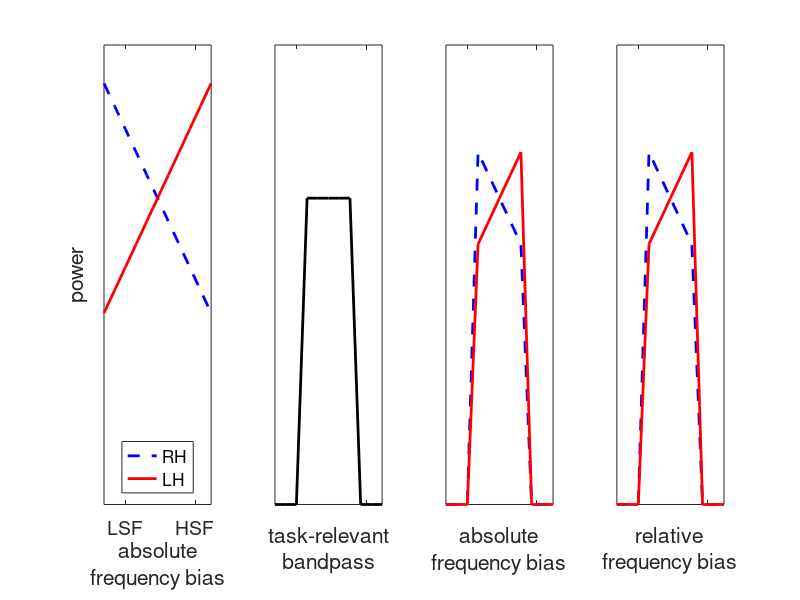

MATLAB code to generate this figure:
% Dummy plot of relative frequency filtering

close all; clear all;

x=0:10;
ylow=1-0.075*(x-5);
yhigh=1+0.075*(x-5);


subplot(1,4,1);
plot(x,ylow, 'b--', 'LineWidth', 2.0); hold on;
plot(x,yhigh, 'r-', 'LineWidth', 2.0); hold on;
set(gca, 'ylim', [0 1.5], 'FontSize', 14, 'ytick', [], 'xtick', [2 8.5], 'xticklabel', {'LSF', 'HSF'});
legend({'RH', 'LH'}, 'Location', 'South');
ylabel('power');
xlabel(sprintf('absolute\nfrequency bias\n '));


z=zeros(size(x));
z(4:8) = 1;
zlow=ylow.*z; zlown = zlow-z*(-1+mean(zlow(zlow>0)));%zlow(zlow>0));
zhigh=yhigh.*z; zhighn = zhigh-z*(-1+mean(zhigh(zhigh>0)));%zhigh(find(zhigh)));

subplot(1,4,2);
plot(x,z, '-k', 'LineWidth', 2.0);
set(gca, 'ylim', [0 1.5], 'FontSize', 14, 'ytick', [], 'xtick', [2 8.5], 'xticklabel', {' ', ' '});
xlabel(sprintf('task-relevant\nbandpass\n '));

subplot(1,4,3);
plot(x,zlow, 'b--', 'LineWidth', 2.0); hold on;
plot(x,zhigh, 'r-', 'LineWidth', 2.0); hold on;
set(gca, 'ylim', [0 1.5], 'FontSize', 14, 'ytick', [], 'xtick', [2 8.5], 'xticklabel', {' ', ' '});
xlabel(sprintf('absolute\nfrequency bias\n '));

subplot(1,4,4);
plot(x,zlown, 'b--', 'LineWidth', 2.0); hold on;
plot(x,zhighn, 'r-', 'LineWidth', 2.0); hold on;
set(gca, 'ylim', [0 1.5], 'FontSize', 14, 'ytick', [], 'xtick', [2 8.5], 'xticklabel', {' ', ' '});
xlabel(sprintf('relative\nfrequency bias\n '));

